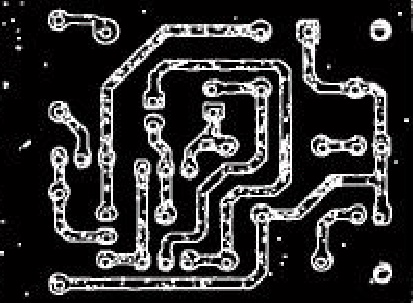
#> input picture Morfologicas/img_morfo/circuit.jpg, 413 x 303 px, found by its file name
$ python dilatacion.py
#> lines starting #> are read from the running program, lines starting #| are printed output that depends on the picture
import cv2
import numpy as np
import matplotlib.pyplot as plt

# Cargar la imagen en escala de grises
image = cv2.imread("circuit.jpg", cv2.IMREAD_GRAYSCALE)
#> image: shape (303, 413); min 0, max 255, mean 48.6

# Crear un kernel (estructura para dilatación)
kernel = np.ones((3, 3), np.uint8)  # Kernel de 5x5 de unos

# Otro modelo:
"""
kernel = np.array([[0, 1, 0],
                         [1, 1, 1],
                         [0, 1, 0]], dtype=np.uint8)
print(kernel)
"""

# Aplicar la dilatación
dilated_image = cv2.dilate(image, kernel, iterations=1)
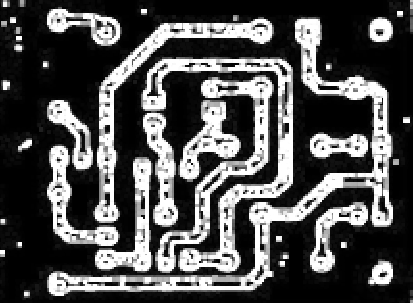
#> dilated_image: shape (303, 413); min 0, max 255, mean 80.4

# Mostrar la imagen original y la imagen dilatada
plt.figure(figsize=(10, 5))
plt.subplot(1, 2, 1)
plt.title("Imagen Original")
plt.imshow(image, cmap="gray")
plt.axis("off")

plt.subplot(1, 2, 2)
plt.title("Imagen Dilatada")
plt.imshow(dilated_image, cmap="gray")
plt.axis("off")

plt.show()
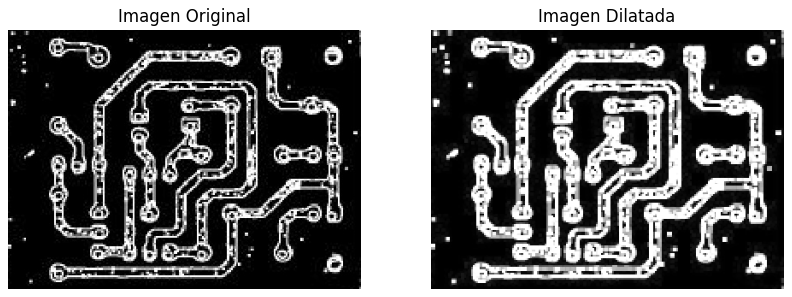
#> figure drawn by matplotlib, 2 panels

$ run again, with Morfologicas/img_morfo/dactilar.jpg copied over Morfologicas/img_morfo/circuit.jpg
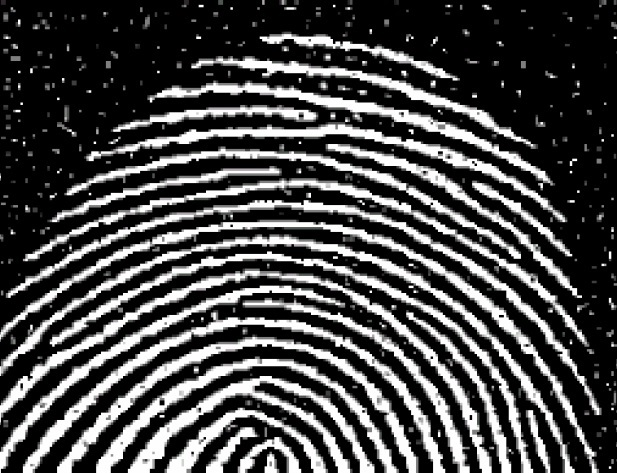
#> input picture Morfologicas/img_morfo/dactilar.jpg, 617 x 473 px, found by its file name
#> `dilated_image = cv2.dilate(image, kernel, iterations=1)`:
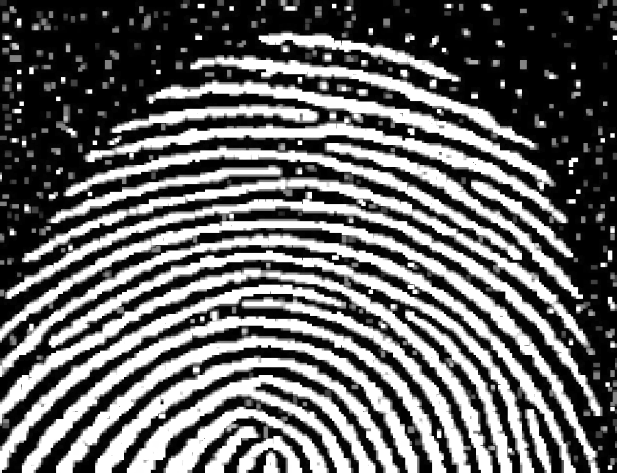
#> dilated_image: shape (473, 617); min 0, max 255, mean 101.2
#> `plt.show()`:
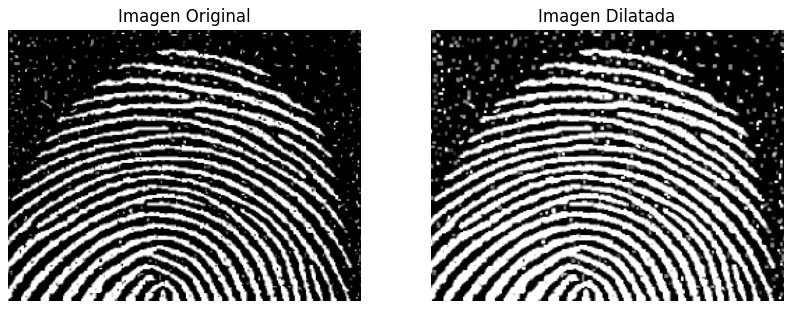
#> figure drawn by matplotlib, 2 panels

$ run again, with Morfologicas/img_morfo/hombre.jpg copied over Morfologicas/img_morfo/circuit.jpg
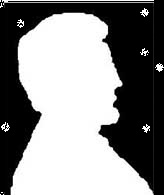
#> input picture Morfologicas/img_morfo/hombre.jpg, 164 x 195 px, found by its file name
#> image is the input picture: shape (195, 164); min 0, max 255, mean 137.1
#> `dilated_image = cv2.dilate(image, kernel, iterations=1)`:
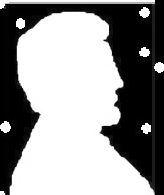
#> dilated_image: shape (195, 164); min 0, max 255, mean 147.7
#> `plt.show()`:
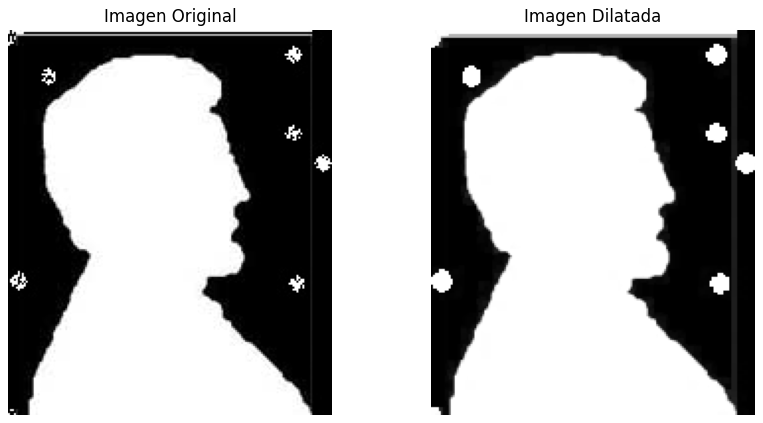
#> figure drawn by matplotlib, 2 panels

$ run again, with Morfologicas/img_morfo/letras.jpg copied over Morfologicas/img_morfo/circuit.jpg
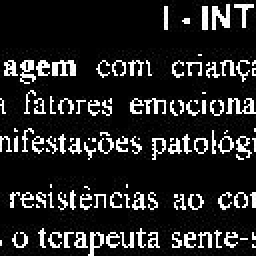
#> input picture Morfologicas/img_morfo/letras.jpg, 128 x 128 px, found by its file name (shown 2 times larger)
#> image is the input picture: shape (128, 128); min 0, max 255, mean 36
#> `dilated_image = cv2.dilate(image, kernel, iterations=1)`:
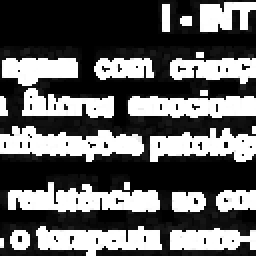
#> dilated_image: shape (128, 128) (shown 2 times larger); min 0, max 255, mean 97.2
#> `plt.show()`:
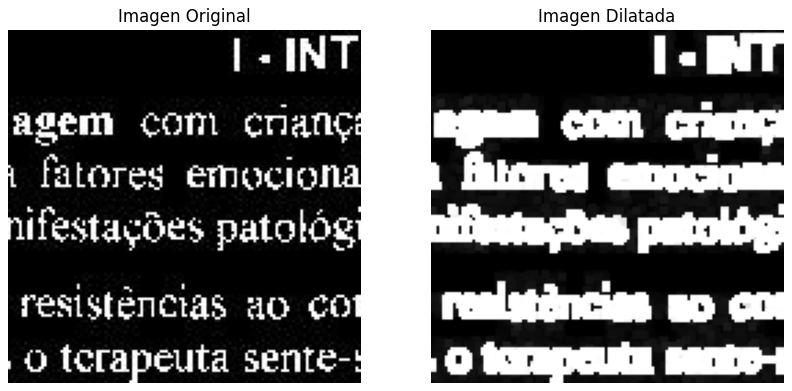
#> figure drawn by matplotlib, 2 panels
